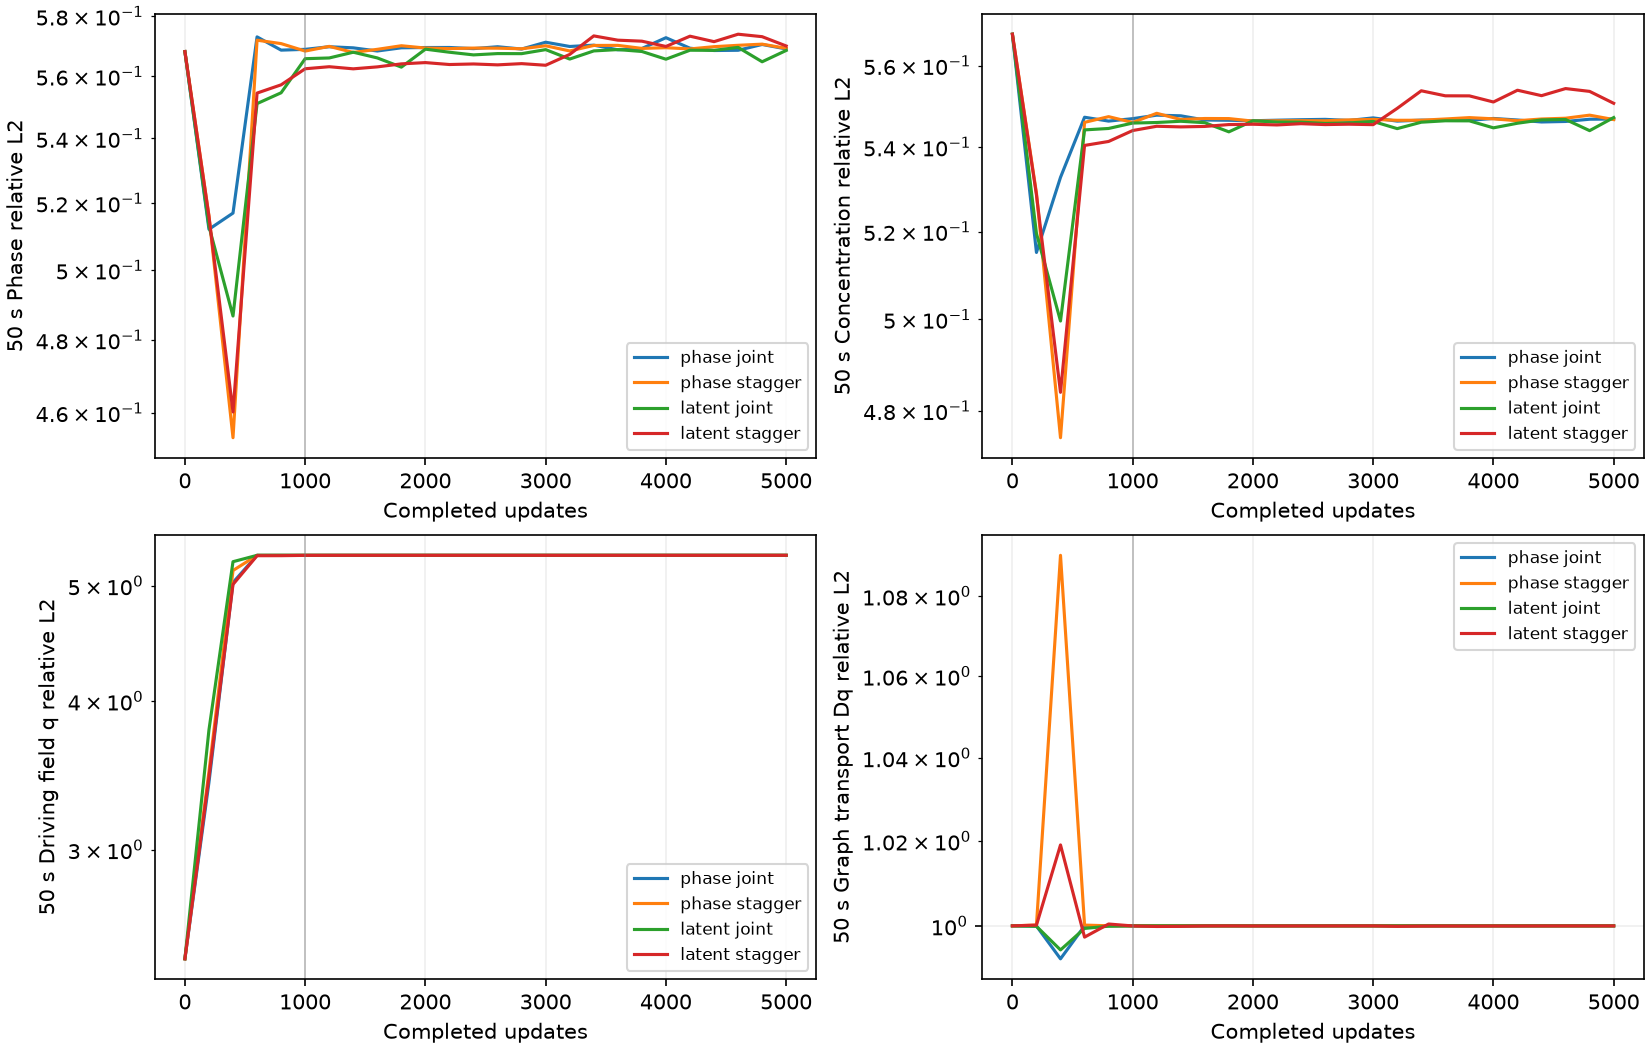

Python code for this plot:
"""Independent four-run stagger replay, including concentration/transport fidelity.

Derived from the validated concentration audit; no archived outputs are changed.
"""

import json
from pathlib import Path

import equinox as eqx
import jax
import jax.numpy as jnp
import matplotlib
matplotlib.use("Agg")
import matplotlib.pyplot as plt
from ml_collections import ConfigDict
import numpy as np

from examples.corrosion2d.residual_experiment import boundary_error, boundary_values, build_model, field_metrics, load_reference, nondim
from examples.corrosion2d.residuals import compute_pde


ROOT = Path("/root/autodl-tmp/tf-logs/corrosion2d")
RUNS = {
    "phase joint": ROOT / "20261025-stagger0-every25-phase-mapkks-ac1e-07-ch1.0-seed42",
    "phase stagger": ROOT / "20261025-stagger1000-every25-phase-mapkks-ac1e-07-ch1.0-seed42",
    "latent joint": ROOT / "20261025-stagger0-every25-latent-mapkks-ac1e-07-ch1.0-seed42",
    "latent stagger": ROOT / "20261025-stagger1000-every25-latent-mapkks-ac1e-07-ch1.0-seed42",
}


def h(phi):
    return 3 * phi**2 - 2 * phi**3


def relative_norm(error, target):
    denominator = np.linalg.norm(target)
    if denominator == 0:
        raise ValueError("Reference norm vanishes; relative error is undefined")
    return float(np.linalg.norm(error) / denominator)


def flatten(data, prefix=""):
    out = {}
    for key, value in data.items():
        name = f"{prefix}.{key}" if prefix else key
        if isinstance(value, dict):
            out.update(flatten(value, name))
        else:
            out[name] = value
    return out


def check_control(run, config, baseline, initial_bytes, source_bytes):
    values = flatten(config.to_dict())
    allowed = {"log.run_name", "experiment.formulation", "loss.stagger_steps"}
    differences = [k for k in baseline.keys() | values.keys()
                   if k not in allowed and (k not in baseline or k not in values or baseline[k] != values[k])]
    if differences:
        raise ValueError(f"Unmatched paired config: {run}: {differences}")
    if (run / "model_initial.eqx").read_bytes() != initial_bytes:
        raise ValueError(f"Unmatched initialization: {run}")
    for path, expected in source_bytes.items():
        if (run / "source" / path).read_bytes() != expected:
            raise ValueError(f"Runtime snapshot differs between paired runs: {run}: {path}")
    summary = json.loads((run / "summary.json").read_text())
    if summary["updates"] != 5000 or summary["final_metrics"]["step"] != 5000:
        raise ValueError(f"Wrong training budget: {run}")
    expected_counts = {"ac_only": 500, "ch_only": 500, "joint": 4000} if config.loss.stagger_steps else {"ac_only": 0, "ch_only": 0, "joint": 5000}
    if summary["activation_counts"] != expected_counts:
        raise ValueError(f"Wrong activation counts: {run}")
    history = [json.loads(line) for line in (run / "loss_history.jsonl").read_text().splitlines()]
    switches = set()
    for row in history:
        it = row["step"] - 1
        stage = (it // config.loss.stagger_switch_every) % 2 if it < config.loss.stagger_steps else 2
        mask = ([True,False,True,True,True], [False,True,True,True,True], [True]*5)[stage]
        if row["active"] != mask:
            raise ValueError(f"Wrong activation at {run}:{it}")
        adaptive, effective = np.asarray(row["adaptive_weights"]), np.asarray(row["weights"])
        if not np.all(np.isfinite(adaptive)) or np.any(adaptive <= 0):
            raise ValueError(f"Invalid adaptive state at {run}:{it}")
        np.testing.assert_allclose(effective, adaptive*np.asarray(config.loss.gradnorm_bias)*mask, rtol=0, atol=0)
        if not np.any(effective[:2] > 0) or np.any(effective[2:] <= 0):
            raise ValueError(f"Missing active PDE or IC/BC term at {run}:{it}")
        switches.add(it)
    if config.loss.stagger_steps and not set(range(0,1001,25)).issubset(switches):
        raise ValueError(f"Stage transition not logged: {run}")
    metrics = [json.loads(line) for line in (run / "metrics.jsonl").read_text().splitlines()]
    late = [row for row in metrics if row["step"] >= 4000]
    return {"config_initialization_source_match": True, "activation_counts": expected_counts,
            "all_logged_effective_weights_verified": True,
            "late_terminal_phi_l2_median": float(np.median([r["terminal_rel_l2_phi"] for r in late])),
            "late_terminal_c_l2_median": float(np.median([r["terminal_rel_l2_c"] for r in late]))}


def main():
    if jax.default_backend() != "cpu":
        raise ValueError("Use JAX_PLATFORMS=cpu for checkpoint audit")
    result = {"scope": "Fresh corrected stagger x original/full-latent matched controls", "runs": {}}
    baseline_run = RUNS["phase joint"]
    baseline = flatten(json.loads((baseline_run / "config.json").read_text()))
    initial_bytes = (baseline_run / "model_initial.eqx").read_bytes()
    snapshot_files = json.loads((baseline_run / "source/files.json").read_text())
    source_bytes = {path: (baseline_run / "source" / path).read_bytes() for path in snapshot_files}
    predictions, histories = {}, {}
    for name, run in RUNS.items():
        config = ConfigDict(json.loads((run / "config.json").read_text()))
        checks = check_control(run, config, baseline, initial_bytes, source_bytes)
        ref = load_reference(config)
        nd = nondim(config)
        nch, _, _, _, dc, cle = nd
        target_phi = ref["phi"].astype(np.float64)
        target_c = ref["c"].astype(np.float64)
        target_cl = target_c - dc * h(target_phi)
        target_q = target_cl - cle
        with np.load(run / "prediction.npz") as data:
            np.testing.assert_array_equal(data["time"], ref["time"])
            phi, c = data["phi"].astype(np.float64), data["c"].astype(np.float64)
        cl = c - dc * h(phi)
        q = cl - cle
        total_error, phase_error = c - target_c, phi - target_phi
        geometry_error = dc * (h(phi) - h(target_phi))
        cl_error = cl - target_cl
        np.testing.assert_allclose(total_error, geometry_error + cl_error, rtol=0, atol=1e-15)
        np.testing.assert_allclose(q - target_q, cl_error, rtol=0, atol=1e-15)
        points = np.stack([ref["X"].ravel(), ref["Y"].ravel()], axis=-1)
        zero, one, _ = boundary_values(config, points)
        free = ~(zero | one)
        row, col, weight = (ref[key] for key in ("graph_row", "graph_col", "graph_weight"))
        n = len(points)

        def graph(values):
            flat = values.reshape(len(values), n).T
            output = np.zeros_like(flat)
            np.add.at(output, row, weight[:, None] * (flat[row] - flat[col]))
            return output.T

        dq_error, dq_ref = graph(q - target_q), graph(target_q)
        # Reload raw outputs to avoid cancellation when reconstructing c_L
        # from saved physical fields. Reference c_t follows its checked ODE.
        x = jnp.asarray(points, dtype=jnp.float32)
        times = jnp.array([1.], dtype=jnp.float32)
        sub = tuple(jnp.asarray(a) for a in (row, col, -weight, np.bincount(row, weights=weight, minlength=n).astype(np.float32)))
        net = build_model(config, jax.random.split(jax.random.PRNGKey(config.train.seed))[0])
        net = eqx.tree_deserialise_leaves(run / "model_final.eqx", net)

        @eqx.filter_jit
        def checkpoint_values(model):
            def raw_at_times(ts):
                return jax.vmap(lambda t: jax.vmap(model.net, in_axes=(0, None))(x, t))(ts)
            raw, raw_t = jax.jvp(raw_at_times, (times,), (jnp.ones_like(times),))
            fields, ft = jax.jvp(model.constraint, (raw,), (raw_t,))
            phi_j = fields[..., 0]
            native_q = fields[..., 1] - (-2 * phi_j**3 + 3 * phi_j**2) * dc - cle
            _, native_ch = compute_pde(model, x, times, sub, nd, "phase", .5)
            return raw, ft[..., 1], native_q, native_ch, fields

        raw, ct, native_q, native_ch, reloaded_fields = (np.asarray(a) for a in checkpoint_values(net))
        saved_terminal = np.stack([phi[-1],c[-1]],axis=-1)
        reloaded_fields = reloaded_fields.reshape(saved_terminal.shape)
        replay_difference = float(np.max(np.abs(reloaded_fields-saved_terminal)))
        np.testing.assert_allclose(reloaded_fields,saved_terminal,rtol=0,atol=5e-6)
        stable_cl = (1 - config.physical.c_se + cle) * .5 * (1 + np.tanh(raw[0, :, 1].astype(np.float64)))
        stable_q = (stable_cl-cle).reshape(1, *ref["X"].shape)
        stable_dq = graph(stable_q)[0]
        target_dq = graph(target_q[-1:])[0]
        target_ct = -nch * target_dq
        ct = ct[0].astype(np.float64)
        stable_ch = ct + nch * stable_dq
        stable_le = stable_cl - target_cl[-1].ravel()
        native_q_dq = graph(native_q.reshape(1, *ref["X"].shape))[0]
        rms = lambda v: float(np.sqrt(np.mean(v**2)))
        stable_probe = {
            "scope": "CPU raw c_L in float64; c_t from AD of actual output map; reference c_t=-N_CH*Dq on free nodes. Not a separately trained model.",
            "stable_q_relative_l2_free": relative_norm(stable_le[free], target_q[-1].ravel()[free]),
            "stable_cL_relative_l2_free": relative_norm(stable_le[free], target_cl[-1].ravel()[free]),
            "stable_Dq_relative_l2_free": relative_norm((stable_dq-target_dq)[free], target_dq[free]),
            "reference_Dq_rms_free": rms(target_dq[free]),
            "stable_Dq_error_rms_free": rms((stable_dq-target_dq)[free]),
            "native_q_Dq_difference_from_stable_rms_free": rms((native_q_dq-stable_dq)[free]),
            "reference_c_t_rms_free": rms(target_ct[free]),
            "predicted_c_t_error_relative_l2_free": relative_norm((ct-target_ct)[free], target_ct[free]),
            "stable_full_CH_rms_free": rms(stable_ch[free]),
            "native_full_CH_rms_free": rms(native_ch[:, 0][free]),
            "stable_CH_rms_over_reference_c_t_rms": rms(stable_ch[free])/rms(target_ct[free]),
        }
        scopes = {}
        for label, indices in (("all_times", np.arange(len(phi))), ("terminal", np.array([len(phi)-1]))):
            p, t = phi[indices], target_phi[indices]
            ce, ge, le = total_error[indices], geometry_error[indices], cl_error[indices]
            targetc, targetcl, targetq = target_c[indices], target_cl[indices], target_q[indices]
            free_mask = np.broadcast_to(free.reshape(*ref["X"].shape), t.shape)
            bulk = ((t < .01) | (t > .99)) & free_mask
            interface = (t >= .01) & (t <= .99) & free_mask
            entries = {}
            for region, mask in (("all_nodes", np.ones_like(t, dtype=bool)),
                                 ("free_nodes", free_mask), ("bulk", bulk), ("interface", interface)):
                a, b = ge[mask], le[mask]
                norm_product = np.linalg.norm(a) * np.linalg.norm(b)
                cosine = float(np.dot(a, b) / norm_product) if norm_product > 0 else None
                entries[region] = {
                    "count": int(mask.sum()),
                    "phi_relative_l2": relative_norm((p-t)[mask], t[mask]),
                    "c_relative_l2": relative_norm(ce[mask], targetc[mask]),
                    "cL_relative_l2": relative_norm(le[mask], targetcl[mask]),
                    "q_relative_l2": relative_norm(le[mask], targetq[mask]),
                    "c_rmse": float(np.sqrt(np.mean(ce[mask]**2))),
                    "cL_q_rmse": float(np.sqrt(np.mean(le[mask]**2))),
                    "cL_q_rmse_over_c_le": float(np.sqrt(np.mean(le[mask]**2)) / cle),
                    "geometry_part_rmse": float(np.sqrt(np.mean(a**2))),
                    "geometry_concentration_error_cosine": cosine,
                    "cL_reference_rms": float(np.sqrt(np.mean(targetcl[mask]**2))),
                    "q_reference_rms": float(np.sqrt(np.mean(targetq[mask]**2))),
                }
            entries["transport_operator_relative_l2_free_nodes"] = relative_norm(dq_error[indices][:, free], dq_ref[indices][:, free])
            scopes[label] = entries
        saved_fields = np.stack([phi,c],axis=-1)
        physical = field_metrics(saved_fields,ref)
        summary = json.loads((run/"summary.json").read_text())
        for key in ("terminal_rel_l2_phi","terminal_rel_l2_c","pooled_rel_l2_phi","pooled_rel_l2_c"):
            np.testing.assert_allclose(physical[key],summary["final_metrics"][key],rtol=1e-10)
        raw_cl_gradient = (1-config.physical.c_se+cle)*.5*(1-np.asarray(jnp.tanh(jnp.asarray(raw[0,:,1])))**2)
        record = {"path": str(run), "checks": checks,
                  "cpu_terminal_replay_max_abs_difference": replay_difference,
                  "physical_metrics": physical,
                  "boundary_max_abs_error": boundary_error(saved_fields,zero,one),
                  "ic_phi_rmse": float(np.sqrt(np.mean((phi[0]-target_phi[0])**2))),
                  "ic_c_rmse": float(np.sqrt(np.mean((c[0]-target_c[0])**2))),
                  "terminal_zero_concentration_derivative_fraction": float(np.mean(raw_cl_gradient==0)), "stagger_steps": config.loss.stagger_steps,
                  "stagger_switch_every": config.loss.stagger_switch_every,
                  "physical_c_le": cle, "metrics": scopes,
                  "stable_raw_checkpoint_transport_probe": stable_probe,
                  "note": "cL and q reconstructed in float64 from saved FP32 fields; decomposition components are correlated, not additive error fractions. Dq comparison is transport operator only, not full CH residual."}
        result["runs"][name] = record
        predictions[name] = saved_fields
        histories[name] = [json.loads(line) for line in (run/"metrics.jsonl").read_text().splitlines()]
        terminal = scopes["terminal"]["all_nodes"]
        print(name, "c/cL/q relative L2", terminal["c_relative_l2"], terminal["cL_relative_l2"], terminal["q_relative_l2"],
              "cL RMSE/c_le", terminal["cL_q_rmse_over_c_le"], flush=True)
    output = Path(__file__)
    output.with_suffix(".json").write_text(json.dumps(result, indent=2) + "\n")
    fig, axes = plt.subplots(2,2,figsize=(11,7),constrained_layout=True)
    for ax, field, label in zip(axes.ravel(),("phi","c","q","Dq_free"),("Phase","Concentration","Driving field q","Graph transport Dq")):
        for name, history in histories.items():
            ax.semilogy([r["step"] for r in history],[r[f"terminal_rel_l2_{field}"] for r in history],label=name)
        ax.set(xlabel="Completed updates",ylabel=f"50 s {label} relative L2")
        ax.axvline(1000,color="gray",linewidth=.8,alpha=.5)
        ax.grid(alpha=.2); ax.legend(fontsize=8)
    fig.savefig(output.with_suffix(".png"),dpi=150);plt.close(fig)
    fig,axes=plt.subplots(2,2,figsize=(10,7),constrained_layout=True)
    for ax,(name,fields) in zip(axes.ravel(),predictions.items()):
        image=ax.pcolormesh(ref["X"],ref["Y"],fields[-1,...,0],vmin=0,vmax=1,shading="nearest")
        ax.contour(ref["X"],ref["Y"],ref["phi"][-1],levels=[.5],colors="white",linewidths=.8)
        ax.set(title=name,xlabel="x*",ylabel="y*",aspect="equal")
    fig.colorbar(image,ax=axes.ravel().tolist(),label="Phase at 50 s; white=reference interface")
    fig.savefig(output.with_name(output.stem+"-fields.png"),dpi=150);plt.close(fig)


if __name__ == "__main__":
    main()
